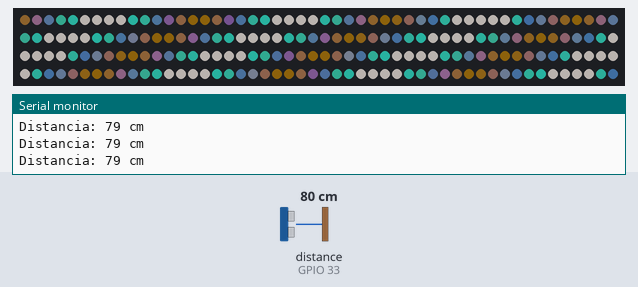
Bench run of a sketch on a simulated ESP32. Shown: 200 RGB LEDs in strip order, left to right, continuing on the next row, the last lines printed to the serial monitor. Wiring (inferred from the names in the program): ultrasonic range finder: trigger GPIO 32; echo GPIO 33. Inputs (shaded band) come from the test bench; at power-on: distance to the obstacle (sensor on GPIO 33) 80 cm. The echo pulse lasts 58.3 µs per cm; dim RGB values are drawn brighter than linear; random numbers use the default seed unless the sketch sets one; the audio player accepts every command and is not drawn.

Above: at 2.6 s.
2.7 s: distance to the obstacle (sensor on GPIO 33) set to 213 cm
At 3.8 s:
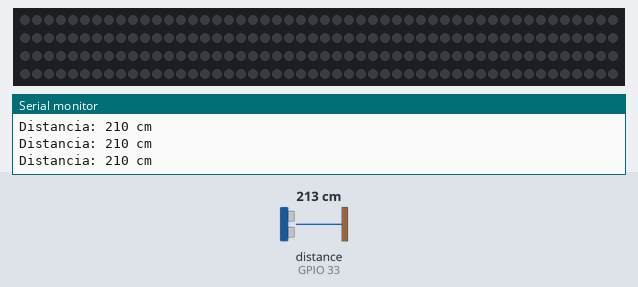
4.2 s: distance to the obstacle (sensor on GPIO 33) set to 127 cm
At 4.72 s:
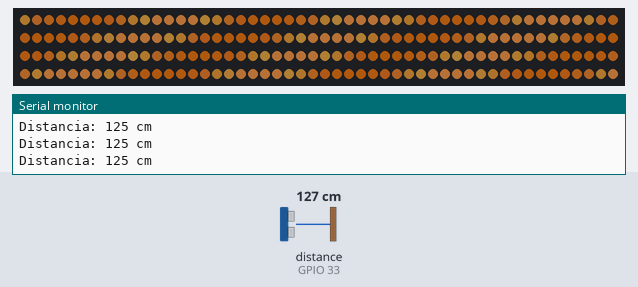
7.2 s: distance to the obstacle (sensor on GPIO 33) set to 120 cm
At 8.53 s:
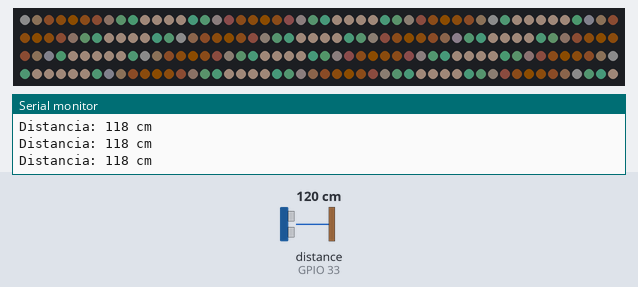
10.2 s: distance to the obstacle (sensor on GPIO 33) set to 4 cm
At 10.72 s:
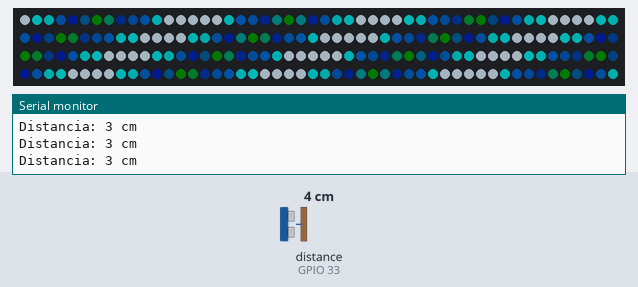
12.6 s: distance to the obstacle (sensor on GPIO 33) set to 133 cm
At 12.89 s:
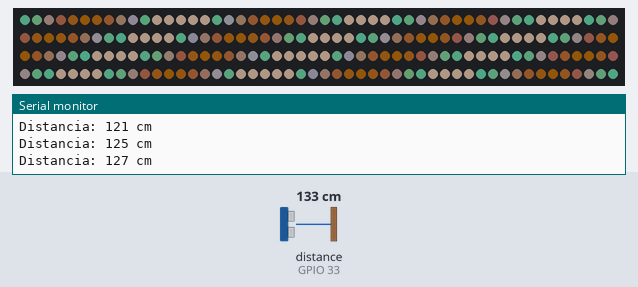
15.6 s: distance to the obstacle (sensor on GPIO 33) set to 2 cm
At 16.09 s:
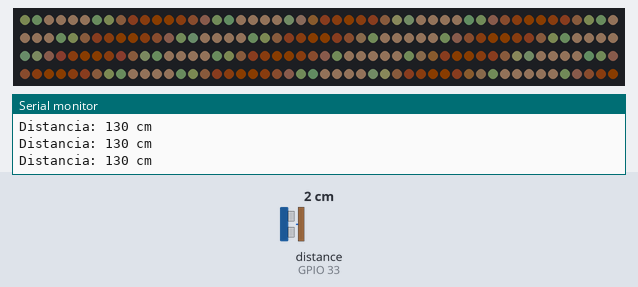

Measured:
- after the input at 4.2 s, the LEDs: first change after 0.06 s (image 2 shows a later state)

The sketch:

garcia-alvarez.ino
```cpp
#include <Adafruit_NeoPixel.h>
#include "DFRobotDFPlayerMini.h"   // [DF]

#define LED_PIN      13
#define NUM_LEDS     200
#define TRIG_PIN     32
#define ECHO_PIN     33

// [DF] UART2 del ESP32: RX=16 (al TX del DFPlayer), TX=17 (al RX del DFPlayer, con resistencia de 1k)
#define DF_RX        16
#define DF_TX        17
#define DF_CARPETA   1        // carpeta "01"
#define DF_PISTAS    2        // 001.mp3 y 002.mp3
#define DF_VOLUMEN   20       // 0-30
#define DIST_PRESENCIA 160
#define COOLDOWN_MS  5000     // tiempo mínimo entre audios

Adafruit_NeoPixel strip(NUM_LEDS, LED_PIN, NEO_GRB + NEO_KHZ800);
DFRobotDFPlayerMini myDFPlayer;   // [DF]

float distanciaSuave = 180.0;
float animTiempo = 0;

bool dfOk = false;                // [DF]
bool habiaPresencia = false;      // [DF]
unsigned long ultimoAudio = 0;    // [DF]

void setup() {
  Serial.begin(115200);

  pinMode(TRIG_PIN, OUTPUT);
  pinMode(ECHO_PIN, INPUT);

  strip.begin();
  strip.setBrightness(85);

  strip.fill(strip.Color(255, 0, 0)); strip.show(); delay(300);
  strip.fill(strip.Color(0, 255, 0)); strip.show(); delay(300);
  strip.fill(strip.Color(0, 0, 255)); strip.show(); delay(300);
  strip.clear(); strip.show();

  // [DF] Inicialización del DFPlayer
  Serial2.begin(9600, SERIAL_8N1, DF_RX, DF_TX);
  if (myDFPlayer.begin(Serial2, true, true)) {
    dfOk = true;
    myDFPlayer.volume(DF_VOLUMEN);
    Serial.println("DFPlayer OK");
  } else {
    Serial.println("Error DFPlayer: revisar conexion y SD (las luces siguen funcionando)");
  }

  Serial.println("=================================");
  Serial.println("SISTEMA CON DEGRADÉ Y ESPUMA OK");
  Serial.println("=================================");
}

long obtenerDistanciaFiltrada() {
  digitalWrite(TRIG_PIN, LOW);
  delayMicroseconds(2);
  digitalWrite(TRIG_PIN, HIGH);
  delayMicroseconds(10);
  digitalWrite(TRIG_PIN, LOW);

  long duracion = pulseIn(ECHO_PIN, HIGH, 25000);
  long lecturaRaw = duracion * 0.034 / 2;

  if (lecturaRaw > 2 && lecturaRaw < 300) {
    distanciaSuave = (distanciaSuave * 0.6) + (lecturaRaw * 0.4);
  }

  return (long)distanciaSuave;
}

uint32_t mezclarColores(uint32_t color1, uint32_t color2, float factor) {
  if (factor <= 0.0) return color1;
  if (factor >= 1.0) return color2;

  uint8_t r1 = (uint8_t)(color1 >> 16);
  uint8_t g1 = (uint8_t)(color1 >> 8);
  uint8_t b1 = (uint8_t)color1;

  uint8_t r2 = (uint8_t)(color2 >> 16);
  uint8_t g2 = (uint8_t)(color2 >> 8);
  uint8_t b2 = (uint8_t)color2;

  uint8_t r = r1 + (r2 - r1) * factor;
  uint8_t g = g1 + (g2 - g1) * factor;
  uint8_t b = b1 + (b2 - b1) * factor;

  return strip.Color(r, g, b);
}

uint32_t getColorArena(int i, float t) {
  float respiro = (sin(t * 1.2) + 1.0) / 2.0;
  int brillo = 30 + (int)(respiro * 180);

  int r = constrain(brillo, 0, 255);
  int g = constrain(brillo * 0.5, 0, 255);
  int b = constrain(brillo * 0.08, 0, 255);

  return strip.Color(r, g, b);
}

uint32_t getColorMar(int i, float t) {
  float onda = sin((t * 2.5) + (i * 0.40));
  int brillo = map(onda * 100, -100, 100, 0, 255);

  if (brillo > 210)      return strip.Color(220, 240, 255);
  else if (brillo > 130) return strip.Color(0, brillo, brillo);
  else if (brillo > 60)  return strip.Color(0, brillo / 2, brillo);
  else                   return strip.Color(0, 10, brillo);
}

// [DF] Reproduce una pista al azar solo cuando alguien recién llega
void manejarAudio(long distancia) {
  bool hayPresencia = distancia <= DIST_PRESENCIA;

  if (hayPresencia && !habiaPresencia && dfOk &&
      millis() - ultimoAudio > COOLDOWN_MS) {
    int pista = random(1, DF_PISTAS + 1);   // 1 o 2
    myDFPlayer.playFolder(DF_CARPETA, pista);
    ultimoAudio = millis();
    Serial.print("Reproduciendo pista "); Serial.println(pista);
  }

  habiaPresencia = hayPresencia;
}

void loop() {
  long distancia = obtenerDistanciaFiltrada();

  Serial.print("Distancia: ");
  Serial.print(distancia);
  Serial.println(" cm");

  manejarAudio(distancia);   // [DF]

  animTiempo += 0.08;

  if (distancia > DIST_PRESENCIA) {
    strip.clear();
    strip.show();
  } else {
    float factorAzul = 0.0;
    if (distancia <= 60)       factorAzul = 1.0;
    else if (distancia >= 140) factorAzul = 0.0;
    else                       factorAzul = (140.0 - distancia) / (140.0 - 60.0);

    for (int i = 0; i < NUM_LEDS; i++) {
      uint32_t cArena = getColorArena(i, animTiempo);
      uint32_t cMar   = getColorMar(i, animTiempo);
      strip.setPixelColor(i, mezclarColores(cArena, cMar, factorAzul));
    }
    strip.show();
  }

  delay(25);
}
```
